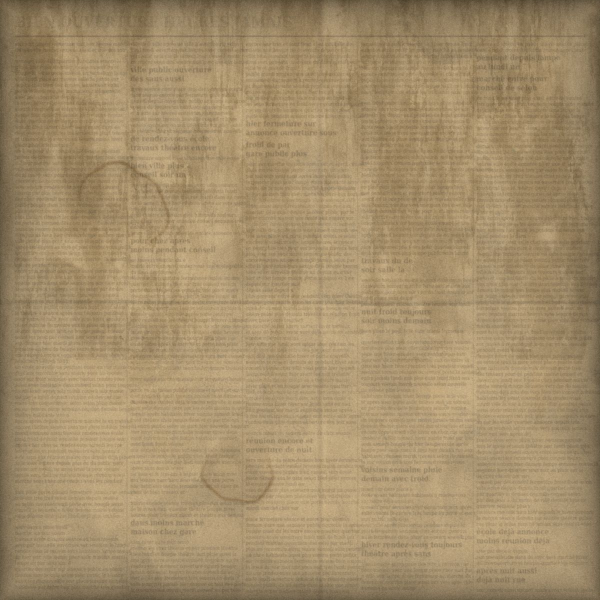
#> input picture v8/assets/complet/journal-sale.jpg, 1200 x 1200 px, given in place of 49bf1037-image.png, which was not available (shown at 1/2 size)
$ python complet-images.py
#> lines starting #> are read from the running program, lines starting #| are printed output that depends on the picture
"""V8.40 · préparation des images COMPLET (images ChatGPT fournies par Alex). V8.41 : maquette A, grain fort."""
import numpy as np
from PIL import Image, ImageFilter
from scipy import ndimage
U = '/mnt/user-data/uploads/'; O = '/home/claude/v840/'

def jpg(src, dst, q=80, w=None):
#> called with src = '49bf1037-image.png', dst = 'mur-complet-16x9.jpg', q = 80
    im = Image.open(U + src).convert('RGB')
#> im is the input picture: PIL image 1200x1200 RGB; mean R, G, B 164, 142.2, 106.5
#> call 2 of jpg, with src = 'fd097924-image.png', dst = 'mur-complet-4x5.jpg', q = 80
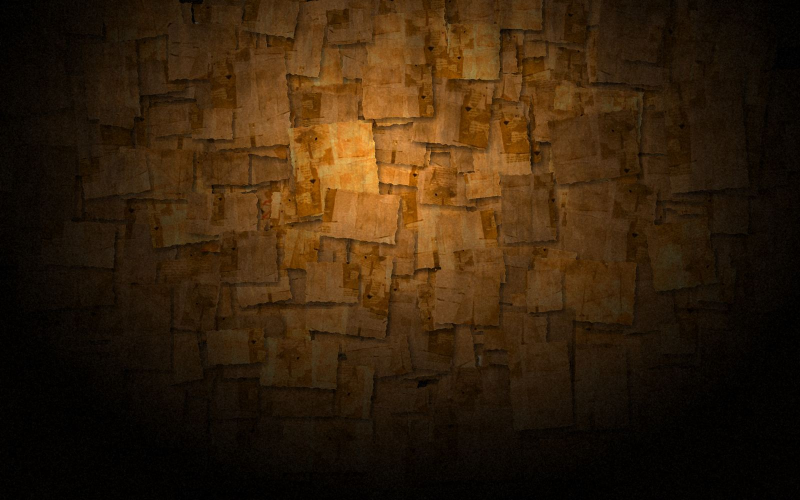
#> input picture v8/assets/complet/mur-journaux.jpg, 1600 x 1000 px, given in place of fd097924-image.png, which was not available (shown at 1/2 size)
#> in jpg, im is the input picture: PIL image 1600x1000 RGB; mean R, G, B 52.8, 32.8, 11.5
    if w and im.width > w: im = im.resize((w, round(im.height * w / im.width)), Image.LANCZOS)
    im.save(O + dst, quality=q, optimize=True, progressive=True, subsampling=2)

def detoure(src, dst, w, seuil=14, doux=10, remplir=False, q=82):
#> called with src = '4d1cafca-image.png', dst = 'scotch-2.webp', w = 640, seuil = 14, doux = 10, remplir = False, q = 82
    im = Image.open(U + src).convert('RGB'); a = np.array(im).astype(np.float32)
    m = a.max(2)
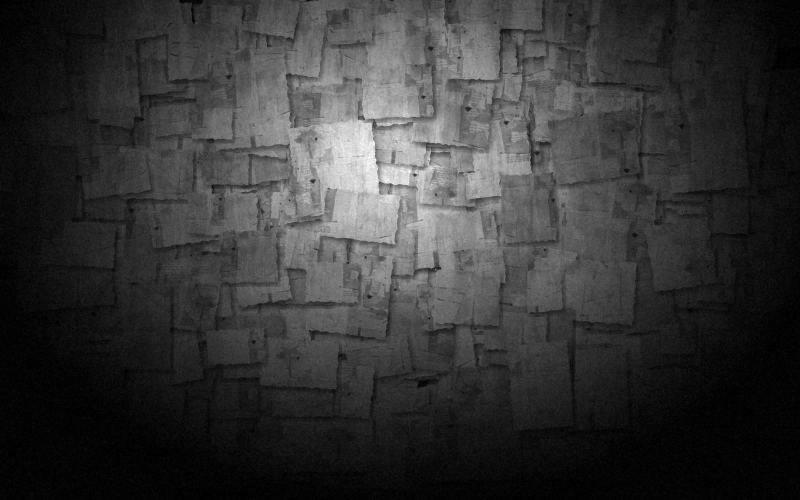
#> m: shape (1000, 1600) float32 (shown at 1/2 size); min 0, max 255, mean 52.8
    alpha = np.clip((m - seuil) / doux, 0, 1)
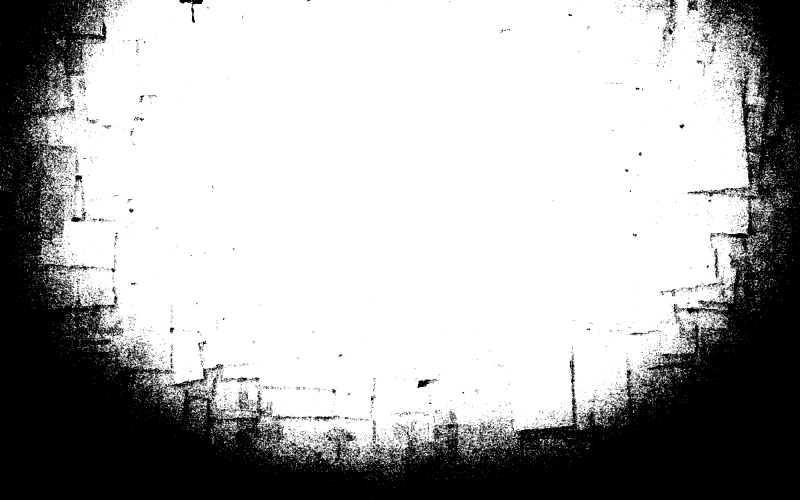
#> alpha: shape (1000, 1600) float32 (shown at 1/2 size); min 0, max 1, mean 0.679
    if remplir:
        plein = ndimage.binary_fill_holes(alpha > .5)
        plein = ndimage.binary_opening(plein, iterations=2)
        lab, n = ndimage.label(plein); taille = ndimage.sum(plein, lab, range(1, n + 1))
        plein = lab == (np.argmax(taille) + 1)
        alpha = np.maximum(alpha * plein, ndimage.binary_erosion(plein, iterations=3) * 1.0)
    A = Image.fromarray((alpha * 255).astype(np.uint8)).filter(ImageFilter.GaussianBlur(.8))
    rgba = im.convert('RGBA'); rgba.putalpha(A)
#> after `rgba.putalpha(A)`:
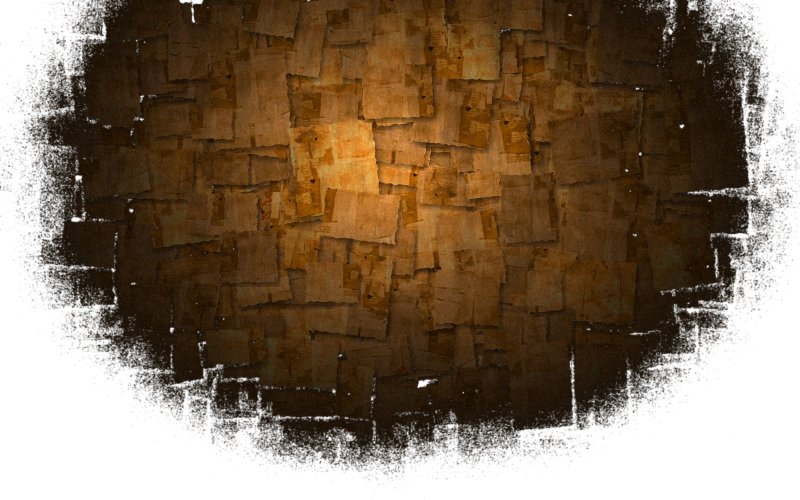
#> rgba: PIL image 1600x1000 RGBA (shown at 1/2 size); mean R, G, B, A 52.8, 32.8, 11.5, 173.1; transparent parts drawn white
    rgba = rgba.crop(A.point(lambda v: 255 if v > 8 else 0).getbbox())
    rgba = rgba.resize((w, round(rgba.height * w / rgba.width)), Image.LANCZOS)
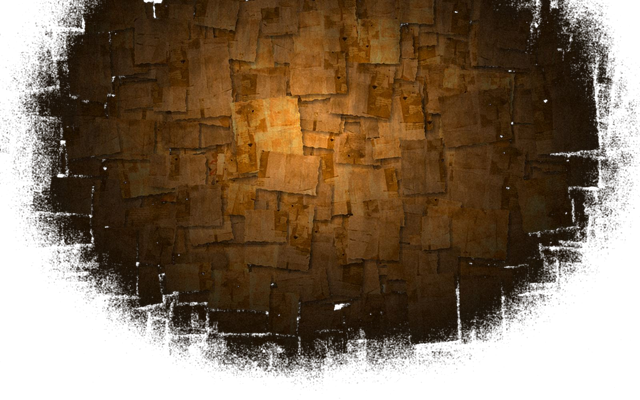
#> rgba: PIL image 640x400 RGBA; mean R, G, B, A 51.5, 31.9, 11.1, 173.1; transparent parts drawn white
    rgba.save(O + dst, quality=q, method=6)

jpg('49bf1037-image.png', 'mur-complet-16x9.jpg', 80)
jpg('fd097924-image.png', 'mur-complet-4x5.jpg', 80)
detoure('4d1cafca-image.png', 'scotch-2.webp', 640)
detoure('d036df95-image.png', 'bande-complet.webp', 1000, remplir=True)
#> (the run stopped early here; a loop or call above may not have finished)
